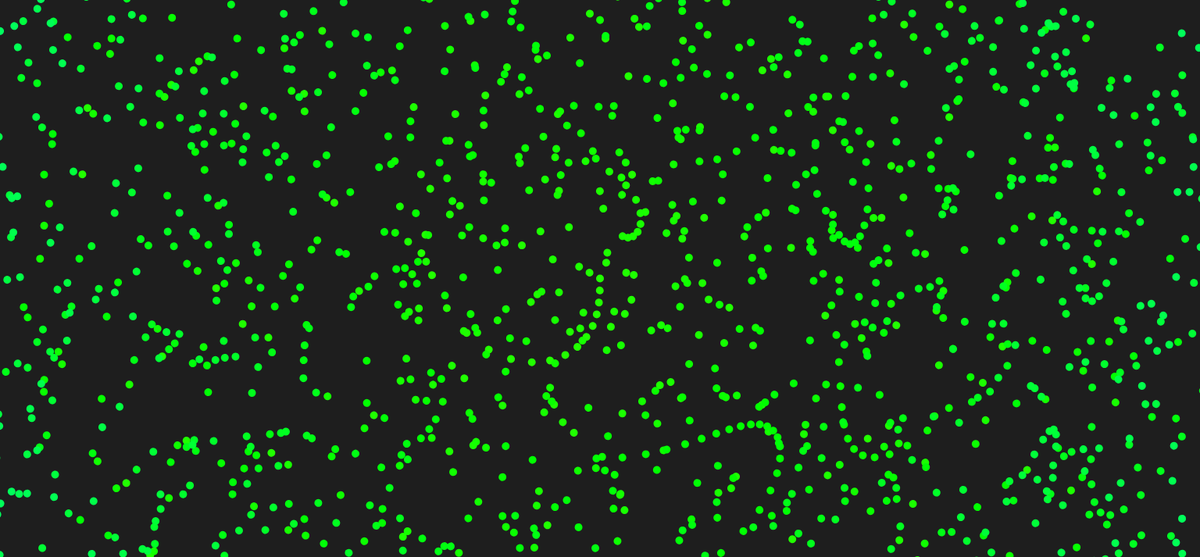
Frame 1 (no input)
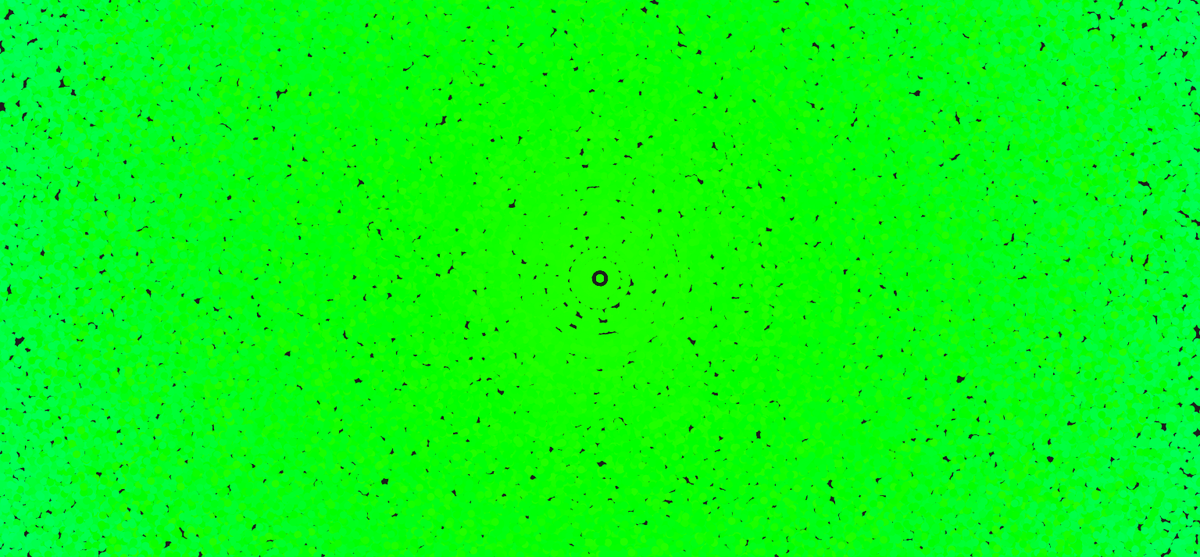
Frame 60 (no input)
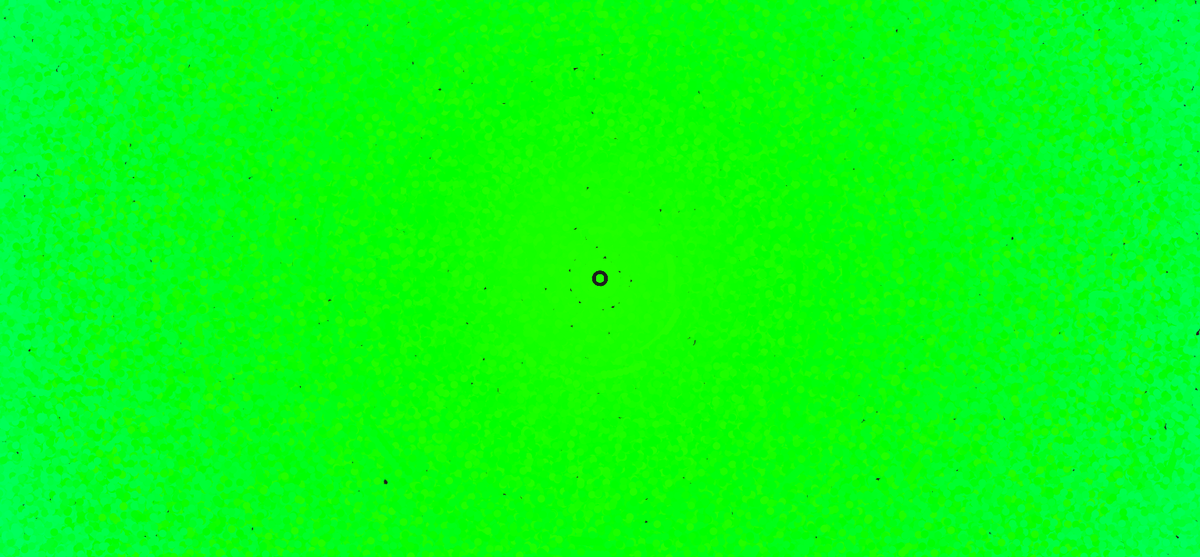
Frame 120 (the mouse pressed at the canvas centre since frame 60)

The p5.js sketch that drew these frames (run headless with seeded random() and noise() and a simulated clock; from frame 60 on, the mouse is pressed at the canvas centre):

// p5.js sketch
// ── sketch.js
let points=[];
let r1;
let r2;
let g1;
let g2;
let b1;
let b2;

function setup() {
  createCanvas(1536, 713);
  background(30);
  angleMode(DEGREES);
  ellipseMode(RADIUS);
  noiseDetail(1);
  let density=100;
  let space=width/density;
  for(let x=0;x<width;x+=space) {
    for(let y=0;y<height;y+=space) {
      let p=createVector(x,y);
      points.push(p);
  colorMode(HSB,360,100,100);
  r1=random(255);
  r2=random(255);
  g1=random(255);
  g2=random(255);
  b1=random(255);
  b2=random(255);
    }
  }  
}

function draw() {
  noStroke();
  translate(width/2,height/2);
  for (let i=0;i<points.length;i++) {
    let r=map(points[i].x,0,width,r1,r2);
    let g=map(points[i].y,0,height,g1,g2);
    let b=map(points[i].x,0,width,b1,b2);
    fill(r,g,b);
    ellipse(points[i].x,points[i].y,5);
    rotate(sin(frameCount+i)*50);
    
  }  
}
